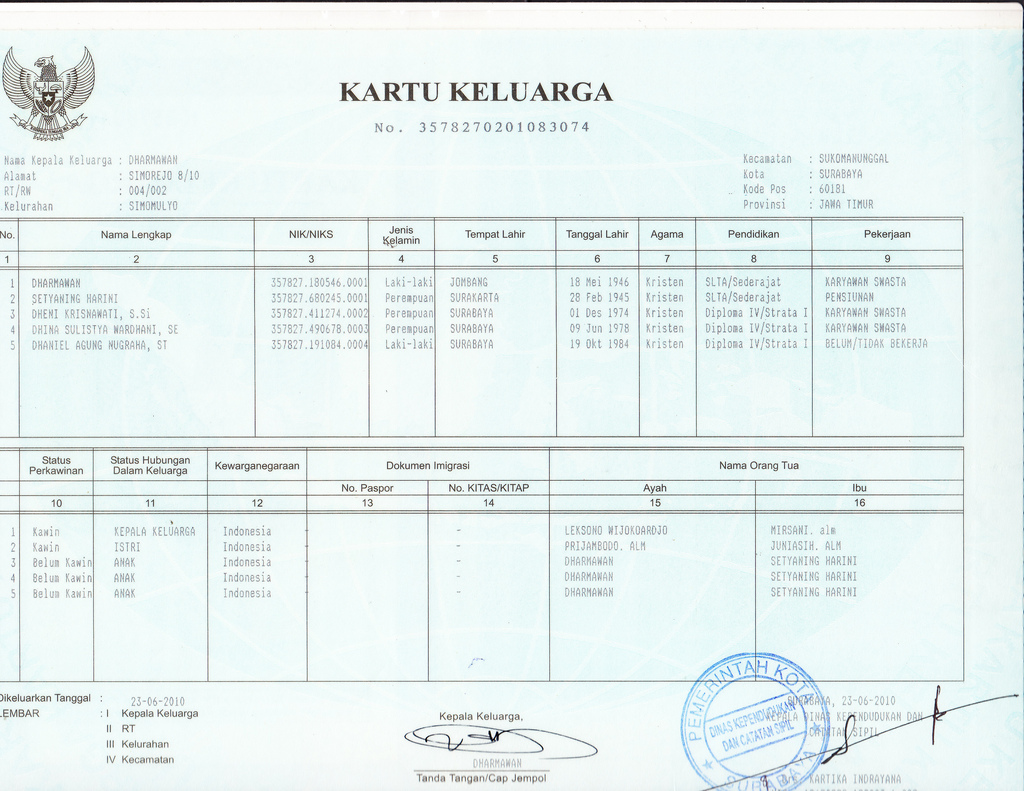
#> input picture input/best_sample_data/9_.jpg, 1024 x 791 px
$ python KK.py
#> lines starting #> are read from the running program, lines starting #| are printed output that depends on the picture; after the words box and inside, x2 and y2 are one past the last pixel; in counts of white or black regions, pixels touching at a corner belong together
### helper/image_helpers.py
from skimage.filters import threshold_local
import numpy as np
import cv2 as cv
import imutils
import itertools
import skimage
import skimage.io
import base64
from io import BytesIO
from PIL import Image
from glob import glob


""" Load the image as numpy array (unchanged)

Returns:
	array -- Image pixels in numpy array (b, g, r)
"""


def load_original(filename):
#> called with filename = 'input/best_sample_data/9_.jpg'
	image = cv.imread(filename)
#> image is the input picture: shape (791, 1024, 3); mean B, G, R 240.7, 241.4, 230.7

	if image is None:
		print('Error opening image: ' + filename)
		return []

	return image


""" Load the image as numpy array (grayscale)

Returns:
	array -- Grayscale image pixels in numpy array
"""


# [10 lines left out: function load_grayscale, not called in this run]


""" Convert image into grayscale
	Takes an RGB image and converts it into a grayscale image

Returns:
	array -- Grayscale image pixels in numpy array
"""


# [7 lines left out: function grayscale_conversion, not called in this run]


""" Blur convolutional operation (Gaussian)
	Default kernel size: 5x5
	Converts the image into grayscale if it hasn't been done

Returns:
	array -- Grayscale image pixels in numpy array
"""


# [6 lines left out: function smoothen_image, not called in this run]


""" Remove all pixels in the top, left, right, and bottom with a certain size (padding)
	Converts the image into grayscale if it hasn't been done

Returns:
	array -- Grayscale image pixels in numpy array
"""


# [11 lines left out: function remove_border, not called in this run]


""" Thresholding using Otsu's method
	Converts the image into grayscale if it hasn't been done

Returns:
	array -- Grayscale image pixels in numpy array
"""


def otsu_thresholding(image):
	gray = grayscale_conversion(image)
	return cv.threshold(gray, 0, 255, cv.THRESH_BINARY | cv.THRESH_OTSU)[1]


""" Bilateral filtering
	Smoothing image while preserving edges
	Converts the image into grayscale if it hasn't been done

Returns:
	array -- Grayscale image pixels in numpy array
"""


# [4 lines left out: function bilateral_filter, not called in this run]


""" Applying gamma correction using power law transform
	From: https://www.pyimagesearch.com/2015/10/05/opencv-gamma-correction/

Returns:
	array -- Grayscale image pixels in numpy array
"""


def adjust_gamma(image, gamma=1.0):
	# build a lookup table mapping the pixel values [0, 255] to
	# their adjusted gamma values
	invGamma = 1.0 / gamma
	table = np.array([((i / 255.0) ** invGamma) * 255
					  for i in np.arange(0, 256)]).astype("uint8")

	# apply gamma correction using the lookup table
	return cv.LUT(image, table)


""" Writes an image

Returns:
	None
"""


def write_image(filename, image):
	cv.imwrite(filename, image)


""" Normalizes an image, makes sure that the blackest parts of the image are more defined

Returns:
	array -- Image pixels in numpy array (b, g, r)
"""


# [23 lines left out: function normalize_image, not called in this run]


# From: https://stackoverflow.com/a/50444142
""" Encodes image to base64 string

Returns:
	string -- the base64 encoding result
"""


# [12 lines left out: function encode, not called in this run]


""" Decodes base64 string to numpy array

Returns:
	array -- the image
"""


# [10 lines left out: function decode, not called in this run]

""" Increase the contrast of an image

Returns:
	array -- the image
"""

# From: https://stackoverflow.com/a/41075028
# [14 lines left out: function increase_contrast, not called in this run]


#-------------------------------------------------------------------------------------------------#
"Added By: Albar PPT"

def image_ratio(img1, img2):
	return img1.shape[0] / float(img2.shape[0])

# [4 lines left out: function show_image, not called in this run]

def image_size(image):
	img_size = image.size // 1600
	print(img_size)


def load_all_images(img_dir=""):
	data = [cv.imread(file) for file in glob(img_dir)]
	return data

### helper/kk_helpers.py
from helper.image_helpers import *
from helper.filter_helpers import *
from helper.transformation_helpers import *
from helper.tesseract_helpers import *
from helper.word_helpers import *

import cv2
import numpy as np
import imutils
import math
import pytesseract
import time
import xlsxwriter as xcel

"Digunakan untuk mendeteksi area KK dan meluruskan gambar kk tersebut"
"Output dari fungsi ini adalah image"


def kk_area(image):
    gray = cv2.cvtColor(image, cv2.COLOR_BGR2GRAY)
    blur = cv2.bilateralFilter(gray, 10, 70, 70)
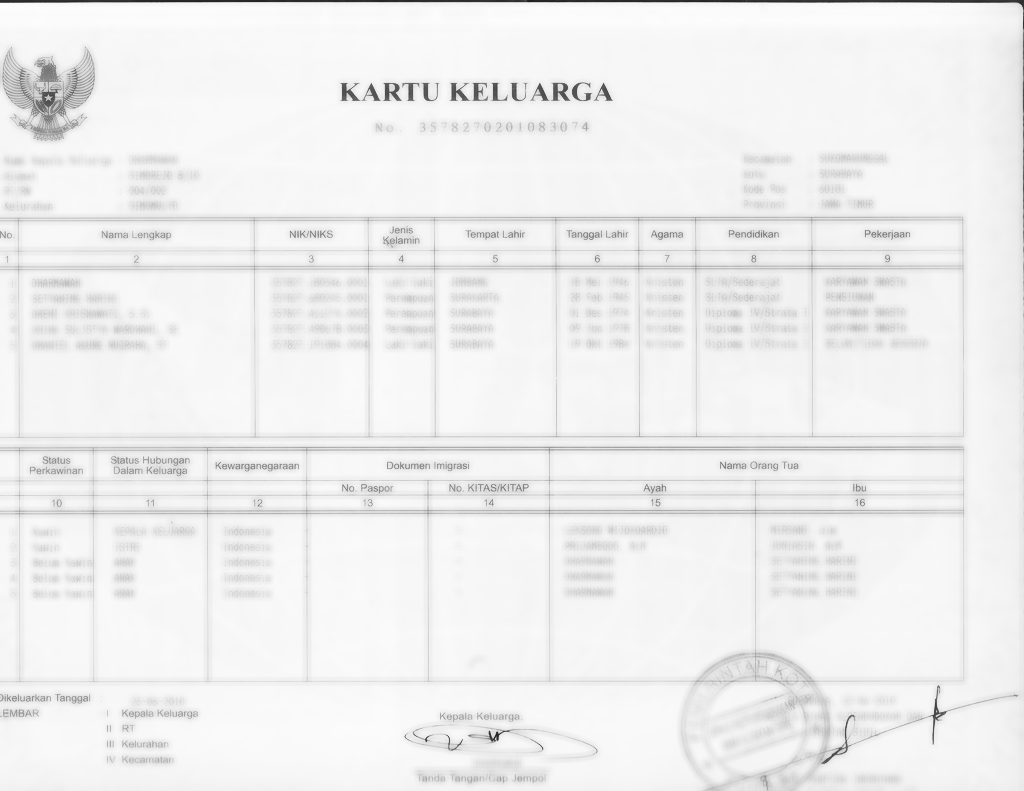
#> blur: shape (791, 1024); min 27, max 253, mean 239
    ret, thresh = cv2.threshold(
        blur, 0, 255, cv2.THRESH_BINARY+cv2.THRESH_OTSU)
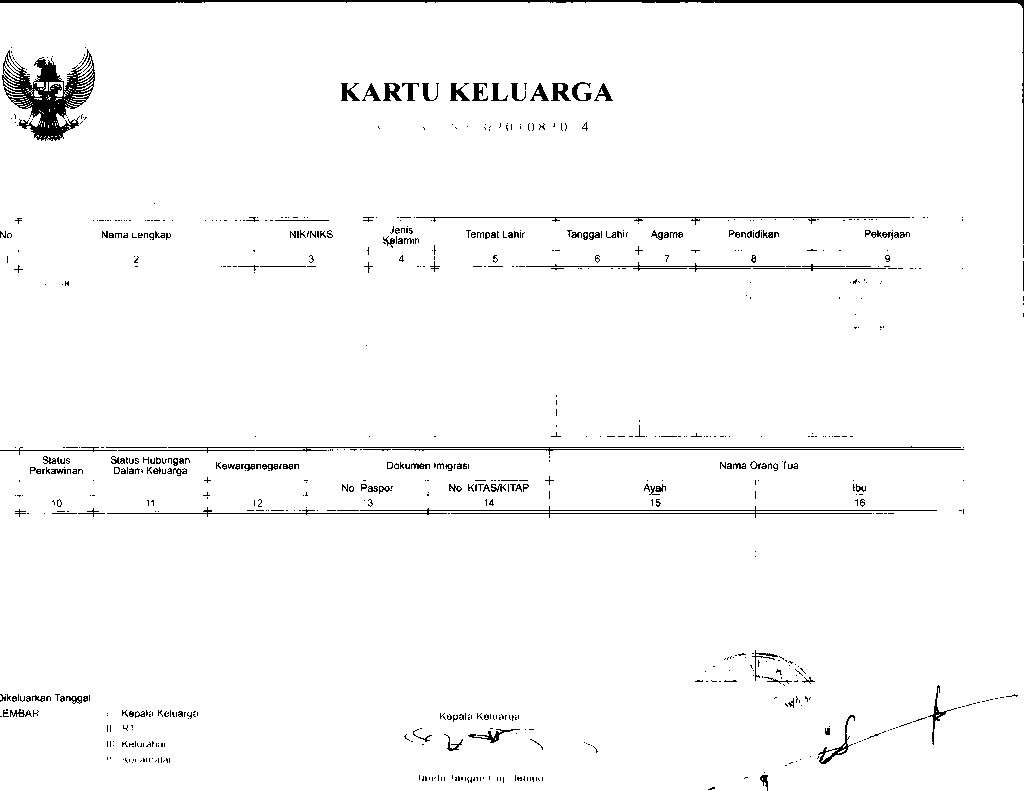
#> thresh: shape (791, 1024); 97.5% white; 770 black regions (635 under 20 px), largest, box (x1, y1, x2, y2) and area: (2, 49, 95, 141) 3377, (0, 0, 1024, 244) 2897, (118, 446, 964, 455) 1602
#> ret = 196
    thresh = cv2.morphologyEx(thresh, cv2.MORPH_CLOSE,
                              (np.ones((5, 5), np.uint8)))
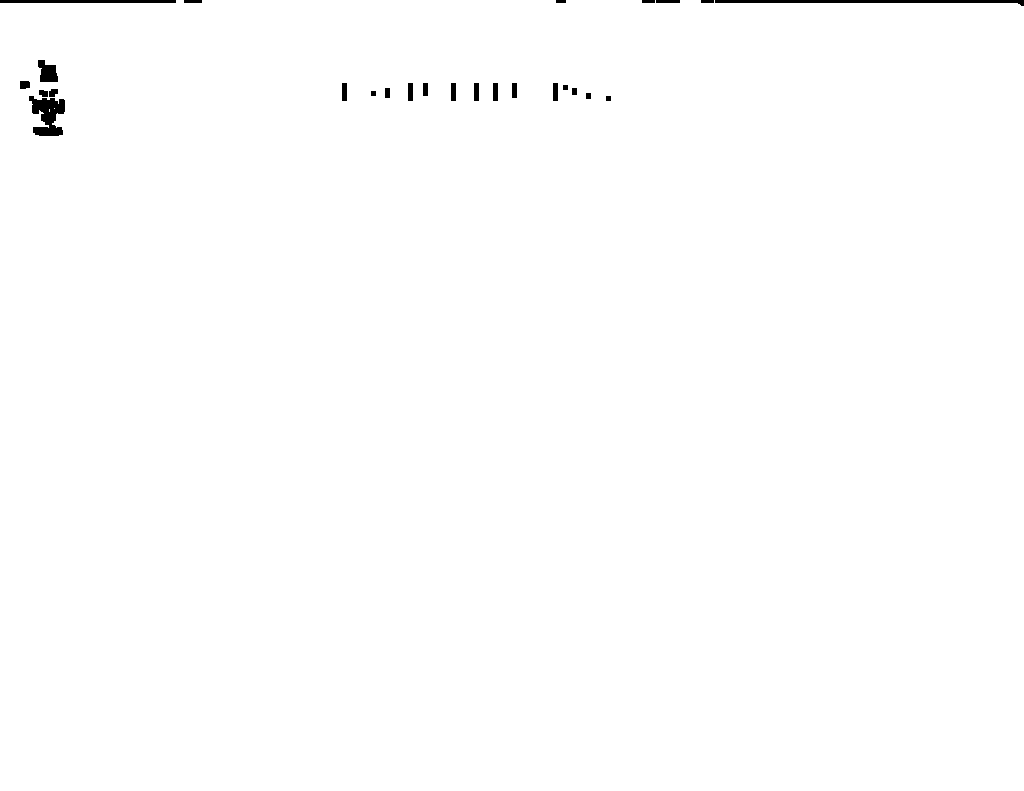
#> thresh: shape (791, 1024); 99.5% white; 26 black regions, largest, box (x1, y1, x2, y2) and area: (715, 0, 1024, 6) 940, (29, 96, 65, 136) 888, (0, 0, 176, 3) 528
#> (the run stopped early here; a loop or call above may not have finished)
